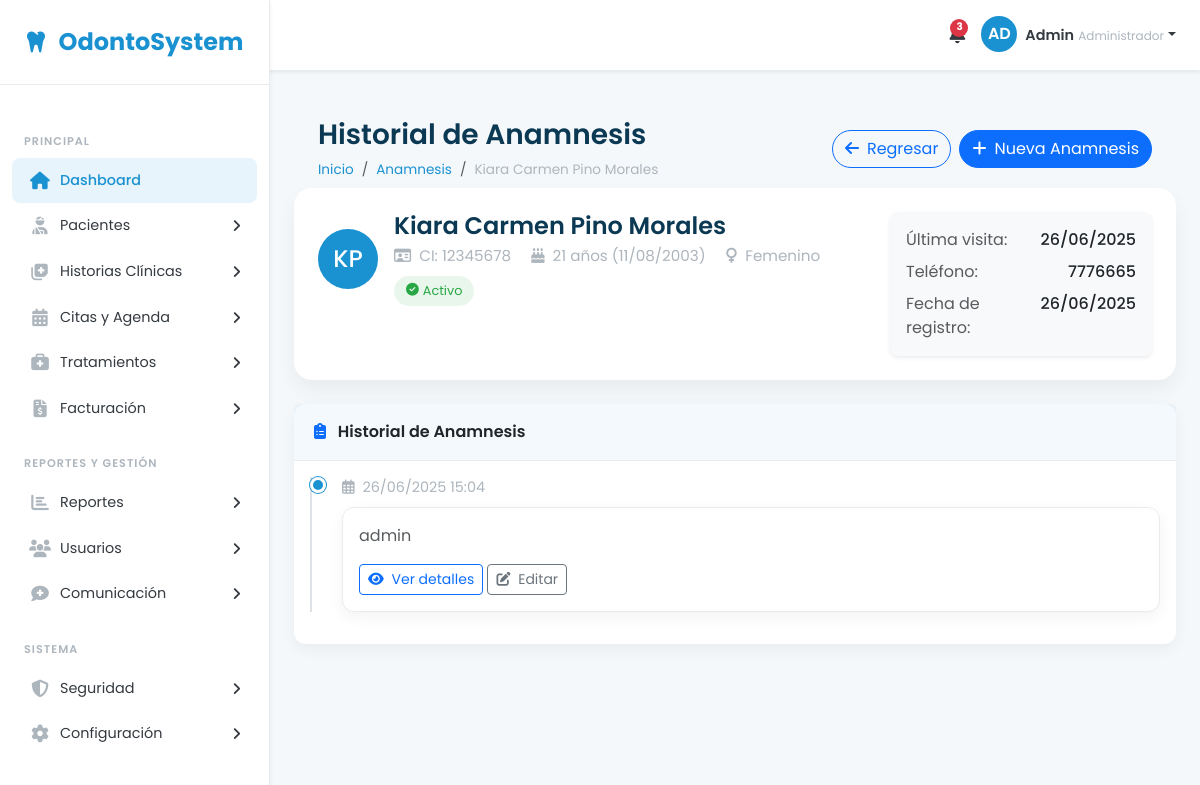
/historias-clinicas/anamnesis/paciente/1/ (signed in), run on the app's committed database.
### apps/pacientes/models.py (models this page shows, shortened)
class Paciente(models.Model):
    GENERO_CHOICES = [
        ('masculino', 'Masculino'),
        ('femenino', 'Femenino'),
        ('otro', 'Otro'),
    ]
    ESTADO_CHOICES = [
        ('activo', 'Activo'),
        ('inactivo', 'Inactivo'),
        ('tratamiento', 'En Tratamiento'),
        ('moroso', 'Moroso'),
    ]
    PARENTESCO_CHOICES = [
        ('padre', 'Padre'),
        ('madre', 'Madre'),
        ('hermano', 'Hermano/a'),
        ('hijo', 'Hijo/a'),
        ('pareja', 'Cónyuge/Pareja'),
        ('amigo', 'Amigo/a'),
        ('otro', 'Otro'),
    ]
    GRUPO_SANGUINEO_CHOICES = [
        ('A+', 'A+'),
        ('A-', 'A-'),
        ('B+', 'B+'),
        ('B-', 'B-'),
        ('AB+', 'AB+'),
        ('AB-', 'AB-'),
        ('O+', 'O+'),
        ('O-', 'O-'),
        ('desconocido', 'Desconocido'),
    ]
    COMO_LOCALIZO_CHOICES = [
        ('referencia', 'Me envió alguien'),
        ('redes_sociales', 'Redes Sociales'),
        ('publicidad', 'Publicidad/Anuncios'),
        ('internet', 'Búsqueda en Internet'),
        ('pasaba_por_aqui', 'Pasaba por aquí'),
        ('recomendacion', 'Recomendación profesional'),
        ('otro', 'Otro'),
    ]
    nombres = models.CharField(max_length=100)
    apellidos = models.CharField(max_length=100)
    ci = models.CharField(max_length=20, unique=True, verbose_name="Cédula de Identidad")
    fecha_nacimiento = models.DateField()
    genero = models.CharField(max_length=20, choices=GENERO_CHOICES)
    foto = models.ImageField(upload_to=patient_photo_path, blank=True, null=True)
    telefono = models.CharField(max_length=20)
    email = models.EmailField(blank=True, null=True)
    direccion = models.TextField()
    ciudad = models.CharField(max_length=100)
    departamento = models.CharField(max_length=100)
    pais = models.CharField(max_length=100, default='Bolivia')
    emergencia_nombre = models.CharField(max_length=200)
    emergencia_telefono = models.CharField(max_length=20)
    emergencia_parentesco = models.CharField(max_length=20, choices=PARENTESCO_CHOICES)
    grupo_sanguineo = models.CharField(max_length=20, choices=GRUPO_SANGUINEO_CHOICES, blank=True, null=True)
    medicamentos = models.TextField(blank=True, null=True)
    alergias = models.TextField(blank=True, null=True)
    enfermedades_cronicas = models.TextField(blank=True, null=True)
    tiene_seguro = models.BooleanField(default=False)
    seguro_compania = models.CharField(max_length=100, blank=True, null=True)
    seguro_poliza = models.CharField(max_length=100, blank=True, null=True)
    seguro_cobertura = models.TextField(blank=True, null=True)
    observaciones = models.TextField(blank=True, null=True)
    ocupacion = models.CharField(max_length=100, blank=True, null=True, verbose_name="Ocupación")
    vacuna_covid = models.BooleanField(default=False, verbose_name="Vacuna contra COVID-19")
    como_localizo = models.CharField(
        max_length=50,
        choices=COMO_LOCALIZO_CHOICES,
        blank=True,
        null=True,
        verbose_name="¿Cómo nos localizó?"
    )
    como_localizo_detalle = models.CharField(
        max_length=200,
        blank=True,
        null=True,
        verbose_name="Detalles adicionales"
    )
    estado = models.CharField(max_length=20, choices=ESTADO_CHOICES, default='activo')
    fecha_registro = models.DateField(default=timezone.now)
    ultima_visita = models.DateField(blank=True, null=True)
    consentimiento_datos = models.BooleanField(default=False)
    creado_en = models.DateTimeField(auto_now_add=True)
    actualizado_en = models.DateTimeField(auto_now=True)
    class Meta:
        verbose_name = "Paciente"
        verbose_name_plural = "Pacientes"
        ordering = ['-fecha_registro']
    def get_edad(self):
        today = timezone.now().date()
        return today.year - self.fecha_nacimiento.year - (
            (today.month, today.day) < (self.fecha_nacimiento.month, self.fecha_nacimiento.day)
        )
    def get_nombre_completo(self):
        return f"{self.nombres} {self.apellidos}"
    def get_iniciales(self):
        try:
            iniciales = self.nombres[0] + self.apellidos[0]
            return iniciales.upper()
        except IndexError:
            return "P"

### apps/historias_clinicas/models.py (models this page shows, shortened)
class HistoriaBase(models.Model):
    paciente = models.ForeignKey(Paciente, on_delete=models.CASCADE, related_name="%(class)ss")
    fecha = models.DateTimeField(default=timezone.now)
    doctor = models.ForeignKey(User, on_delete=models.PROTECT, related_name="%(class)ss")
    observaciones = models.TextField(blank=True, null=True)
    creado_el = models.DateTimeField(auto_now_add=True)
    modificado_el = models.DateTimeField(auto_now=True)
    class Meta:
        abstract = True
        ordering = ['-fecha']

class Anamnesis(HistoriaBase):
    TIPO_OPCIONES = [
        ('inicial', 'Inicial'),
        ('seguimiento', 'Seguimiento'),
        ('control', 'Control')
    ]
    tipo = models.CharField(max_length=20, choices=TIPO_OPCIONES, default='inicial')
    motivo_consulta = models.TextField(verbose_name="Motivo de la consulta")
    hipertension = models.BooleanField(default=False)
    diabetes = models.BooleanField(default=False)
    cardiopatia = models.BooleanField(default=False)
    hepatitis = models.BooleanField(default=False)
    alergias = models.BooleanField(default=False)
    alergias_detalle = models.TextField(blank=True, null=True, verbose_name="Detalles de alergias")
    medicamentos_actuales = models.TextField(blank=True, null=True)
    otros_antecedentes = models.TextField(blank=True, null=True)
    tratamiento_dental_previo = models.BooleanField(default=False)
    protesis = models.BooleanField(default=False)
    cirugia_oral = models.BooleanField(default=False)
    dolor_mandibular = models.BooleanField(default=False)
    sangrado_encias = models.BooleanField(default=False)
    ultima_visita_odontologica = models.CharField(max_length=100, blank=True, null=True)
    motivo_ultima_visita = models.CharField(max_length=200, blank=True, null=True)
    habitos_higiene = models.TextField(blank=True, null=True)
    dolor = models.BooleanField(default=False)
    sensibilidad = models.BooleanField(default=False)
    inflamacion = models.BooleanField(default=False)
    sangrado = models.BooleanField(default=False)
    mal_aliento = models.BooleanField(default=False)
    inicio_sintomas = models.CharField(max_length=100, blank=True, null=True)
    intensidad_dolor = models.IntegerField(blank=True, null=True, choices=[(i, i) for i in range(1, 11)])
    descripcion_sintomas = models.TextField(blank=True, null=True)
    fuma = models.BooleanField(default=False)
    alcohol = models.BooleanField(default=False)
    bruxismo = models.BooleanField(default=False)
    onicofagia = models.BooleanField(default=False)
    respirador_bucal = models.BooleanField(default=False)
    otros_habitos = models.TextField(blank=True, null=True)
    consentimiento = models.BooleanField(default=False, verbose_name="Paciente dio su consentimiento")
    firma_paciente = models.CharField(max_length=200, blank=True, null=True)
    class Meta:
        verbose_name = "Anamnesis"
        verbose_name_plural = "Anamnesis"

### apps/historias_clinicas/views.py (the view)
# urls.py: path('anamnesis/paciente/<int:paciente_id>/', views.historial_anamnesis, name='historial_anamnesis'),
@login_required
def historial_anamnesis(request, paciente_id):
    paciente = get_object_or_404(Paciente, id=paciente_id)
    anamnesis_list = Anamnesis.objects.filter(paciente=paciente).order_by('-fecha')
    context = {
        'paciente': paciente,
        'anamnesis_list': anamnesis_list,
    }
    return render(request, 'historias_clinicas/historial_anamnesis.html', context)

### apps/historias_clinicas/templates/historias_clinicas/historial_anamnesis.html (shortened to what this page needs)
{% extends 'base.html' %}
{% block content %}
<div class="page-header d-flex justify-content-between align-items-center">
    <div>
        <h1 class="mb-2">Historial de Anamnesis</h1>
        <nav aria-label="breadcrumb">
            <ol class="breadcrumb">
                <li class="breadcrumb-item"><a href="{% url 'dashboard' %}">Inicio</a></li>
                <li class="breadcrumb-item"><a href="{% url 'historias_clinicas:lista_pacientes_anamnesis' %}">Anamnesis</a></li>
                <li class="breadcrumb-item active" aria-current="page">{{ paciente.get_nombre_completo }}</li>
            </ol>
        </nav>
    </div>
    <div class="d-flex">
        <a href="{% url 'historias_clinicas:lista_pacientes_anamnesis' %}" class="btn btn-outline-primary rounded-pill me-2">
            <i class="fas fa-arrow-left me-2"></i>Regresar
        </a>
        <a href="{% url 'historias_clinicas:nueva_anamnesis' paciente.id %}" class="btn btn-primary rounded-pill">
            <i class="fas fa-plus me-2"></i>Nueva Anamnesis
        </a>
    </div>
</div>
<div class="history-header">
    <div class="row">
        <div class="col-md-8">
            <div class="patient-info">
                <div class="patient-avatar">
                    {% if paciente.foto %}
                        <img src="{{ paciente.foto.url }}" alt="{{ paciente.get_nombre_completo }}">
                    {% else %}
                        {{ paciente.get_iniciales }}
                    {% endif %}
                </div>
                <div>
                    <h2 class="patient-name">{{ paciente.get_nombre_completo }}</h2>
                    <div class="patient-details mb-2">
                        <span class="me-3"><i class="far fa-id-card me-1"></i> CI: {{ paciente.ci }}</span>
                        <span class="me-3"><i class="fas fa-birthday-cake me-1"></i> {{ paciente.get_edad }} años ({{ paciente.fecha_nacimiento|date:"d/m/Y" }})</span>
                        <span><i class="fas fa-{% if paciente.genero == 'masculino' %}mars{% elif paciente.genero == 'femenino' %}venus{% else %}genderless{% endif %} me-1"></i> {{ paciente.get_genero_display }}</span>
                    </div>
                    <div>
                        <span class="badge-status
                            {% if paciente.estado == 'activo' %}badge-active
                            {% elif paciente.estado == 'inactivo' %}badge-inactive
                            {% elif paciente.estado == 'tratamiento' %}badge-treatment
                            {% elif paciente.estado == 'moroso' %}badge-defaulter{% endif %}">
                            <i class="fas fa-{% if paciente.estado == 'activo' %}check-circle{% elif paciente.estado == 'inactivo' %}user-slash{% elif paciente.estado == 'tratamiento' %}procedures{% else %}exclamation-circle{% endif %} me-1"></i>
                            {{ paciente.get_estado_display }}
                        </span>
                    </div>
                </div>
            </div>
        </div>
        <div class="col-md-4 mt-3 mt-md-0">
            <div class="card h-100 border-0 bg-light">
                <div class="card-body">
                    <div class="d-flex justify-content-between mb-2">
                        <span class="text-muted">Última visita:</span>
                        <span class="fw-medium">{{ paciente.ultima_visita|date:"d/m/Y"|default:"Sin visitas registradas" }}</span>
                    </div>
                    <div class="d-flex justify-content-between mb-2">
                        <span class="text-muted">Teléfono:</span>
                        <span class="fw-medium">{{ paciente.telefono }}</span>
                    </div>
                    <div class="d-flex justify-content-between">
                        <span class="text-muted">Fecha de registro:</span>
                        <span class="fw-medium">{{ paciente.fecha_registro|date:"d/m/Y" }}</span>
                    </div>
                </div>
            </div>
        </div>
    </div>
</div>
<div class="card history-card mb-4">
    <div class="card-header">
        <i class="fas fa-clipboard-list me-2 text-primary"></i> Historial de Anamnesis
    </div>
    <div class="card-body">
        {% if anamnesis_list %}
            <div class="timeline">
                {% for anamnesis in anamnesis_list %}
                    <div class="timeline-item">
                        <div class="timeline-date">
                            <i class="far fa-calendar-alt me-1"></i> {{ anamnesis.fecha|date:"d/m/Y H:i" }}
                        </div>
                        <div class="card timeline-card">
                            <div class="card-body">
                                <p class="text-muted">{{ anamnesis.doctor }}</p>
                                <div class="mt-3">
                                    <a href="{% url 'historias_clinicas:detalle_anamnesis' paciente.id anamnesis.id %}" class="btn btn-sm btn-outline-primary">
                                        <i class="fas fa-eye me-1"></i> Ver detalles
                                    </a>
                                    <a href="{% url 'historias_clinicas:editar_anamnesis' paciente.id anamnesis.id %}" class="btn btn-sm btn-outline-secondary">
                                        <i class="fas fa-edit me-1"></i> Editar
                                    </a>
                                </div>
                            </div>
                        </div>
                    </div>
                {% endfor %}
            </div>
        {% else %}
            <div class="alert alert-info">
                <i class="fas fa-info-circle me-2"></i> No hay registros de anamnesis para este paciente.
                <a href="{% url 'historias_clinicas:nueva_anamnesis' paciente.id %}" class="alert-link">Crear nueva anamnesis</a>.
            </div>
        {% endif %}
    </div>
</div>
{% endblock %}

### data on the page
Paciente: get_nombre_completo "Kiara Carmen Pino Morales", get_iniciales "KP", ci "12345678", get_edad "21", fecha_nacimiento "11/08/2003", genero "Femenino", estado "Activo", ultima_visita "26/06/2025", telefono "7776665", fecha_registro "26/06/2025"
Anamnesis: fecha "26/06/2025 15:04", doctor "admin"
